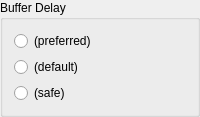
                   <widget class="QGroupBox" name="grbSoundCrdBufDelay">
                    <property name="title">
                     <string>Buffer Delay</string>
                    </property>
                    <layout class="QVBoxLayout" name="_9">
                     <item>
                      <widget class="QRadioButton" name="rbtBufferDelayPreferred">
                       <property name="sizePolicy">
                        <sizepolicy hsizetype="Preferred" vsizetype="Fixed">
                         <horstretch>0</horstretch>
                         <verstretch>0</verstretch>
                        </sizepolicy>
                       </property>
                       <property name="text">
                        <string>(preferred)</string>
                       </property>
                      </widget>
                     </item>
                     <item>
                      <widget class="QRadioButton" name="rbtBufferDelayDefault">
                       <property name="sizePolicy">
                        <sizepolicy hsizetype="Preferred" vsizetype="Fixed">
                         <horstretch>0</horstretch>
                         <verstretch>0</verstretch>
                        </sizepolicy>
                       </property>
                       <property name="text">
                        <string>(default)</string>
                       </property>
                      </widget>
                     </item>
                     <item>
                      <widget class="QRadioButton" name="rbtBufferDelaySafe">
                       <property name="sizePolicy">
                        <sizepolicy hsizetype="Preferred" vsizetype="Fixed">
                         <horstretch>0</horstretch>
                         <verstretch>0</verstretch>
                        </sizepolicy>
                       </property>
                       <property name="text">
                        <string>(safe)</string>
                       </property>
                      </widget>
                     </item>
                    </layout>
                   </widget>
